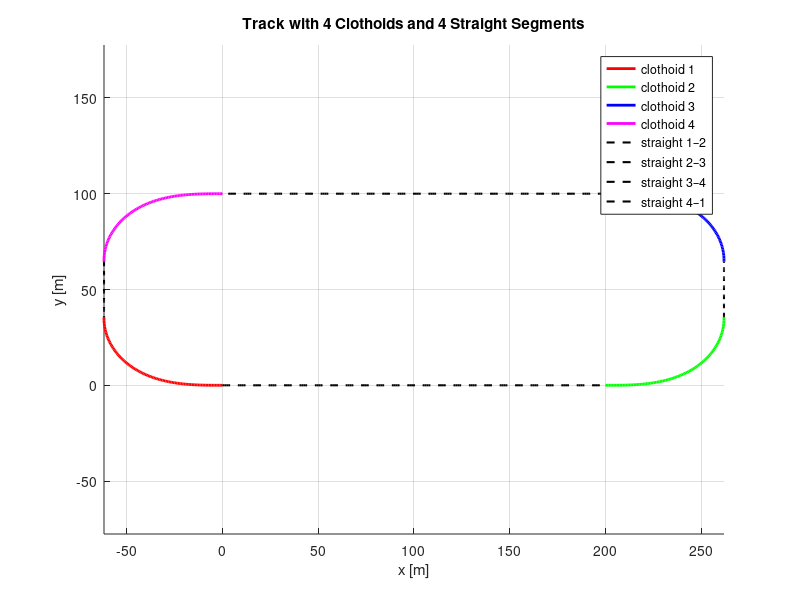

Write the MATLAB code that produced this figure. (Note: this script raises an error after producing the figure.)
% MATLAB script to generate a track with 4 clothoids and 4 straight segments + export points to CSV

% General parameters
R         = 50;                % Final circle radius [m]
k_end     = 1/R;               % Final curvature = 1/R
L         = 80;                % Length of each clothoid [m]
n         = 100;               % Number of integration points per clothoid
s         = linspace(0, L, n); % Arc-length parameter
c         = k_end / L;         % Curvature coefficient for s

% Compute the accumulated angle for numerical integration
theta = c * s.^2;               % θ(s) = ∫₀ˢ (c · u) du = c · s²

% Compute cos(theta) and sin(theta)
cos_t = cos(theta);
sin_t = sin(theta);

% Generate 4 clothoids at specified offsets

% Clothoid 1 (starting at origin, mirrored in x)
x1 = -cumtrapz(s, cos_t);
y1 =  cumtrapz(s, sin_t);

% Clothoid 2 (shifted +200 in x)
x2 = 200 + cumtrapz(s, cos_t);
y2 =       cumtrapz(s, sin_t);

% Clothoid 3 (shifted +200 in x, mirrored in y)
x3 = 200 + cumtrapz(s, cos_t);
y3 = 100 - cumtrapz(s, sin_t);

% Clothoid 4 (shifted +0 in x, +100 in y, mirrored in both)
x4 =       -cumtrapz(s, cos_t);
y4 = 100 - cumtrapz(s, sin_t);

% Create straight segments to connect the clothoids
n_st    = 200;  % Number of points for long straight segments
n_short = 50;   % Number of points for shorter straights

% Straight 1→2
x12 = linspace(x1(1), x2(1), n_st);
y12 = linspace(y1(1), y2(1), n_st);

% Straight 2→3
x23 = linspace(x2(end), x3(end), n_short);
y23 = linspace(y2(end), y3(end), n_short);

% Straight 3→4
x34 = linspace(x3(1), x4(1), n_st);
y34 = linspace(y3(1), y4(1), n_st);

% Straight 4→1 (to close the loop)
x41 = linspace(x4(end), x1(end), n_short);
y41 = linspace(y4(end), y1(end), n_short);

% ---------------------------
% Plot the complete track
% ---------------------------
figure;
hold on;
plot(x1,  y1,  'r',  'LineWidth', 2);
plot(x2,  y2,  'g',  'LineWidth', 2);
plot(x3,  y3,  'b',  'LineWidth', 2);
plot(x4,  y4,  'm',  'LineWidth', 2);

plot(x12, y12, 'k--', 'LineWidth', 1.5);
plot(x23, y23, 'k--', 'LineWidth', 1.5);
plot(x34, y34, 'k--', 'LineWidth', 1.5);
plot(x41, y41, 'k--', 'LineWidth', 1.5);

hold off;
axis equal;
grid on;
xlabel('x [m]');
ylabel('y [m]');
title('Track with 4 Clothoids and 4 Straight Segments');
legend({'clothoid 1','clothoid 2','clothoid 3','clothoid 4', ...
        'straight 1–2','straight 2–3','straight 3–4','straight 4–1'}, ...
       'Location','best');

% ---------------------------
% Export all generated points to CSV
% ---------------------------
X = [ x1(:)
      x12(:)
      x2(:)
      x23(:)
      x3(:)
      x34(:)
      x4(:)
      x41(:) ];

Y = [ y1(:)
      y12(:)
      y2(:)
      y23(:)
      y3(:)
      y34(:)
      y41(:) 
      y4(:)];

points = [X, Y];

% Write as a table with headers
T = array2table(points, 'VariableNames', {'x','y'});
writetable(T, 'track_points.csv');

disp('Saved track_points.csv successfully!');
